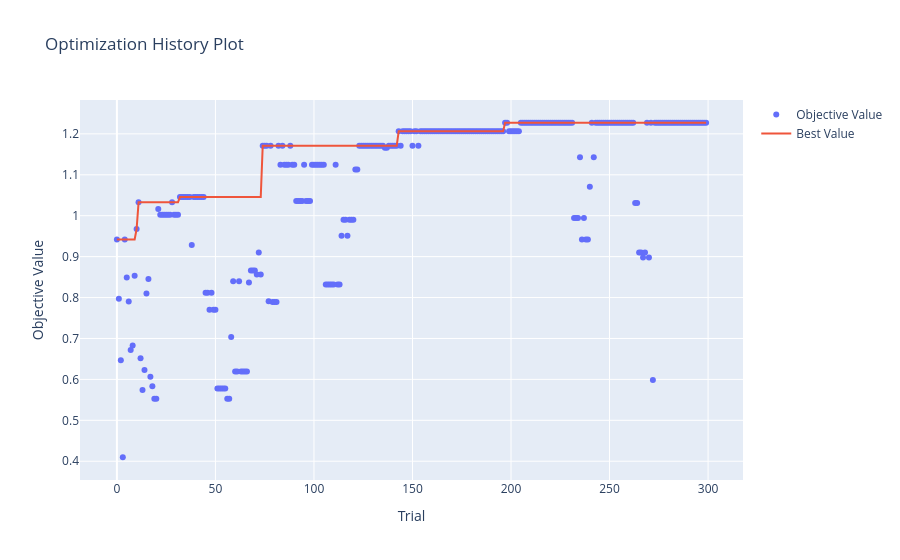

The code cell stored with this chart in its notebook:
### Markdown cell above
**可视化**

### Code cell
optuna.visualization.plot_optimization_history(study).show()

### Figure 1 — Plotly figure (JSON) as saved in the notebook; plotly's stock layout.template omitted (floating-point values rounded to 4 significant figures; data arrays with more than 128 entries replaced by an {"elided": "..."} marker saying what was removed)
{"data": [{"mode": "markers", "name": "Objective Value", "type": "scatter", "x": {"elided": "300 int values"}, "y": {"elided": "300 float values"}}, {"mode": "lines", "name": "Best Value", "type": "scatter", "x": {"elided": "300 int values"}, "y": {"elided": "300 float values"}}, {"marker": {"color": "#cccccc"}, "mode": "markers", "name": "Infeasible Trial", "showlegend": false, "type": "scatter", "x": [], "y": []}], "layout": {"title": {"text": "Optimization History Plot"}, "xaxis": {"title": {"text": "Trial"}}, "yaxis": {"title": {"text": "Objective Value"}}}}
